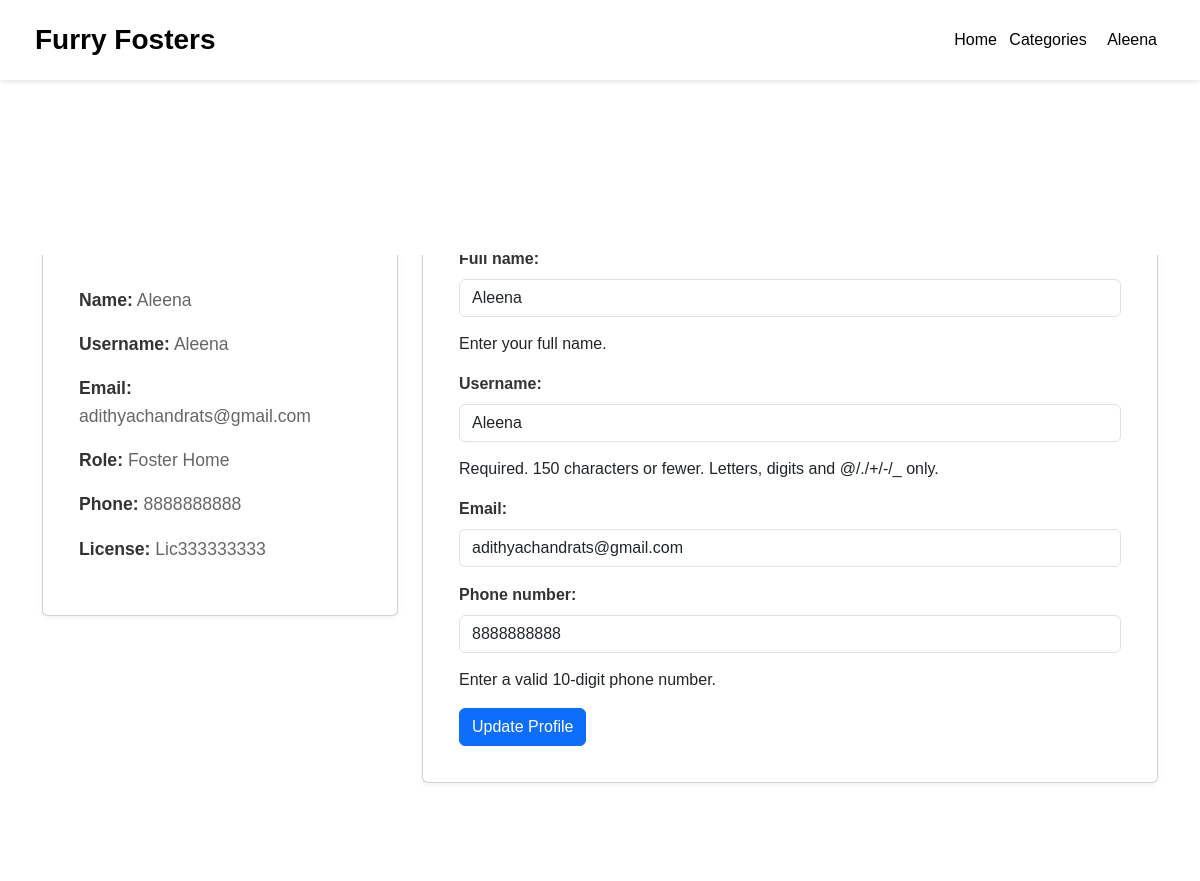
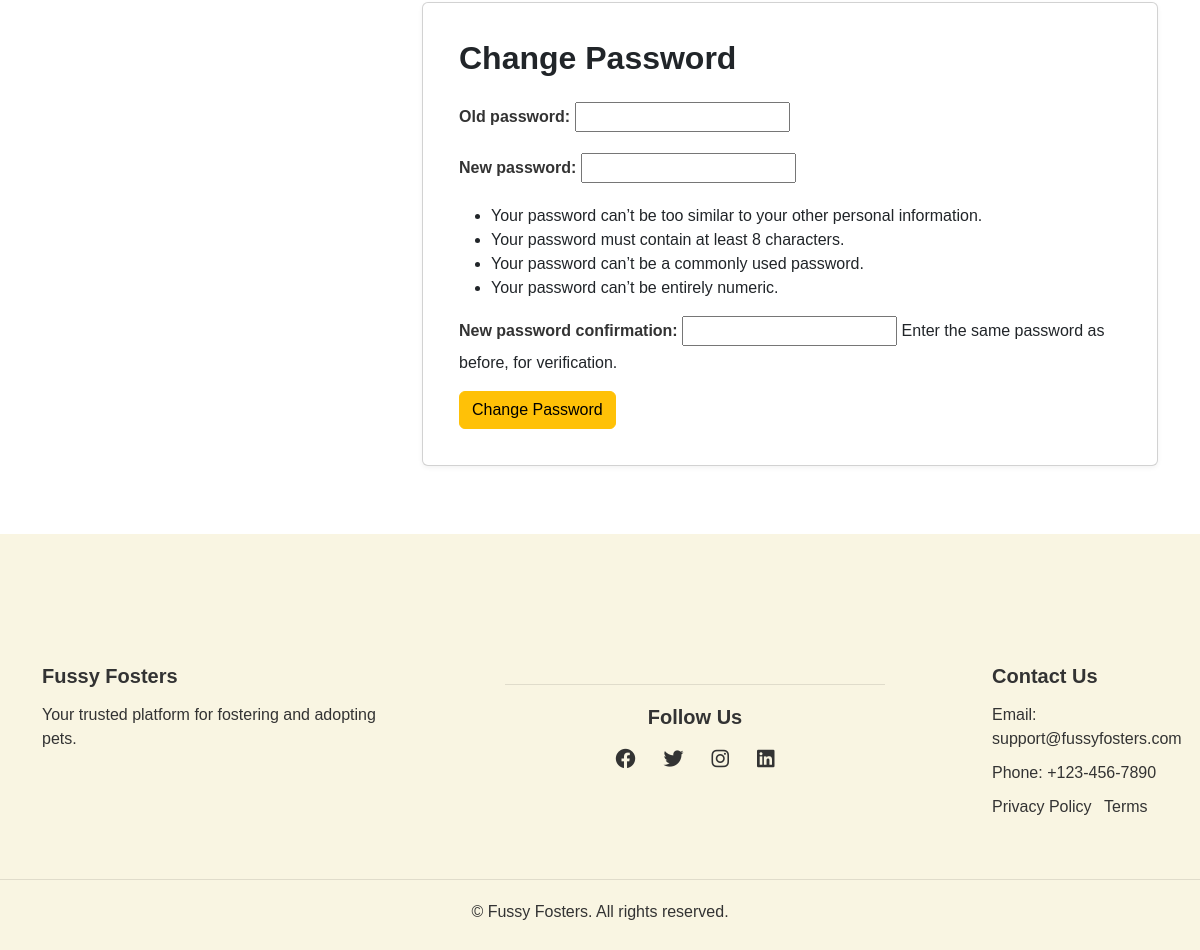
Page /profile/ (signed in) on the committed database (2 pictures, top to bottom).
### accounts/models.py (models this page shows, shortened)
class CustomUser(AbstractUser):
    ROLE_CHOICES = [
        ('foster', 'Foster Home'),
        ('adopter', 'Adopter'),
        ('admin', 'Admin'),
    ]
    full_name = models.CharField(
        max_length=150,
        default='Unknown',
        blank=False,
        help_text="Enter your full name."
    )
    email = models.EmailField(unique=True)
    is_active = models.BooleanField(default=True)  # Defaults to True for all users except fosters
    role = models.CharField(max_length=20, choices=ROLE_CHOICES, default='adopter')
    phone_number = models.CharField(
        max_length=10,
        blank=True,
        null=True,
        validators=[
            RegexValidator(r'^\d{10}$', 'Only digits are allowed, and it must be exactly 10 digits.')
        ],
        help_text="Enter a valid 10-digit phone number."
    )
    license_number = models.CharField(
        max_length=50,
        blank=True,
        null=True,
        help_text="Required if registering as a foster."
    )

### movielapp/views.py (the view, shortened to what this page needs)
# urls.py: path('profile/', views.profile_view, name='profile'),
@login_required
def profile_view(request):
    profile_form = UserProfileForm(instance=request.user)
    password_form = PasswordChangeForm(request.user)
    context = {
        'profile_form': profile_form,
        'password_form': password_form,
    }
    return render(request, 'homepage/profile.html', context)

### movielapp/forms.py
class UserProfileForm(forms.ModelForm):
    class Meta:
        model = CustomUser
        fields = ['full_name','username', 'email', 'phone_number']
    def __init__(self, *args, **kwargs):
        super().__init__(*args, **kwargs)
        for field in self.fields.values():
            field.widget.attrs['class'] = 'form-control'

### movielapp/templates/homepage/profile.html (shortened to what this page needs)
{% extends 'homepage/layout.html' %}
{% load static %}
{% block content %}
<link rel="stylesheet" href="{% static 'css/profile.css' %}?v=2">
<div class="container my-5">
    <div class="row">
        <div class="col-md-4 mb-4">
            <div class="card">
                <div class="card-body">
                    <h3 class="card-title text-center mb-4">Profile Information</h3>
                    <div class="user-info">
                        <p><strong>Name:</strong> {{ user.full_name }}</p>
                        <p><strong>Username:</strong> {{ user.username }}</p>
                        <p><strong>Email:</strong> {{ user.email }}</p>
                        <p><strong>Role:</strong> {{ user.get_role_display }}</p>
                        <p><strong>Phone:</strong> {{ user.phone_number|default:"Not provided" }}</p>
                        {% if user.role == 'foster' %}
                            <p><strong>License:</strong> {{ user.license_number }}</p>
                        {% endif %}
                    </div>
                </div>
            </div>
        </div>
        <div class="col-md-8">
            <div class="card mb-4">
                <div class="card-body">
                    <h3 class="card-title mb-4">Edit Profile</h3>
                    <form method="post">
                        {{ profile_form.as_p }}
                        <button type="submit" name="update_profile" class="btn btn-primary">
                            Update Profile
                        </button>
                    </form>
                </div>
            </div>
            <div class="card">
                <div class="card-body">
                    <h3 class="card-title mb-4">Change Password</h3>
                    <form method="post">
                        {{ password_form.as_p }}
                        <button type="submit" name="change_password" class="btn btn-warning">
                            Change Password
                        </button>
                    </form>
                </div>
            </div>
        </div>
    </div>
</div>
{% endblock %}

### movielapp/templates/homepage/header.html (shortened to what this page needs)
{% load static %}
<!DOCTYPE html>
<html lang="en">
<head>
    <link rel="stylesheet" href="{% static 'css/header.css' %}" />
    <link rel="stylesheet" href="https://cdnjs.cloudflare.com/ajax/libs/font-awesome/6.0.0/css/all.min.css" />
</head>
<body>
    <div class="header">
        <a href="{% url 'house' %}" class="logo">Furry Fosters</a>
        <div class="header-right">
            <a href="{% url 'house' %}">Home</a>
            <div class="dropdown">
                <button class="dropbtn">Categories</button>
            </div>
            {% if user.is_authenticated %}
                <div class="dropdown">
                    <button class="dropbtn">{{ user.full_name }}</button>
                </div>
            {% else %}
                <a href="{% url 'login' %}">Signup</a>
            {% endif %}
        </div>
    </div>
</body>
</html>

### static/css/header.css (style rules this page uses)
.header { background-color: white; display: flex; justify-content: space-between; align-items: center; padding: 15px 35px; box-shadow: 0 2px 4px rgba(0, 0, 0, 0.1); position: fixed; width: 100%; top: 0; z-index: 1000; font-family: Arial, sans-serif; height: 80px; }
.logo { font-size: 28px; font-weight: bold; text-decoration: none; color: black; }
.header-right a { margin-left: 10px; text-decoration: none; color: black; font-size: 16px; font-weight: 500; transition: color 0.3s ease-in-out; }
.dropdown { position: relative; display: inline-block; }
.dropbtn { background-color: transparent; color: black; padding: 8px 8px; border: none; cursor: pointer; font-size: 16px; font-weight: 500; }

### static/css/profile.css (style rules this page uses)
.container { margin-top: 120px; animation: fadeIn 1.5s ease-in-out; }
.card { margin-top: 100px; background: rgb(242, 236, 214); border-radius: 10px; padding: 20px; box-shadow: 0 2px 5px rgba(0, 0, 0, 0.05); transition: transform 0.3s ease; border: 1px solid rgba(233, 210, 129, 0.3); margin-bottom: 20px; animation: fadeInUp 1.5s ease-in-out; }
.card-title { font-size: 2rem; font-weight: 700; color: #333; margin-bottom: 20px; animation: slideIn 1s ease-out; }
.user-info p { font-size: 1.1rem; margin-bottom: 1rem; color: #666; line-height: 1.6; }
.user-info strong { color: #333; font-weight: 600; }
.form-control { width: 100%; padding: 12px 20px; border: 2px solid #e5e7eb; border-radius: 50px; font-size: 1rem; outline: none; transition: border-color 0.3s ease; background: rgba(246, 227, 125, 0.3); margin-bottom: 15px; }
.btn { display: inline-block; padding: 12px 35px; border-radius: 50px; text-decoration: none; font-weight: 600; font-size: 1rem; transition: transform 0.3s ease, box-shadow 0.3s ease; border: none; cursor: pointer; }
.btn-primary { background-color: rgb(233, 210, 129); color: #333; }
.btn-warning { background-color: #333; color: white; }
label { display: block; margin-bottom: 8px; color: #333; font-weight: 600; font-size: 1rem; }

### static/css/footer.css (style rules this page uses)
html, body { height: 100%; margin: 0; padding: 0; font-family: Arial, sans-serif; }
body { display: flex; flex-direction: column; min-height: 100vh; }

### rows in the picture
CustomUser: full_name "Aleena", username "Aleena", email "adithyachandrats@gmail.com", role "Foster Home", phone_number "8888888888", license_number "Lic333333333"
